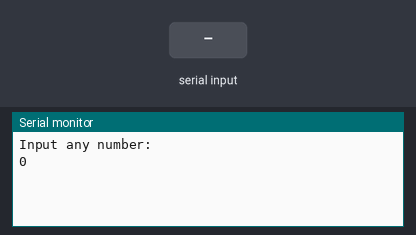
Simulated run of this sketch. Board: Arduino Uno, built with avr-gcc and run on an emulated ATmega328P. Shown: the last lines printed to the serial monitor. The inputs (shaded band) are chosen by the test bench.

Above: at 1.2 s.
1.3 s: "90,45\n" received over Serial
At 2.1 s:
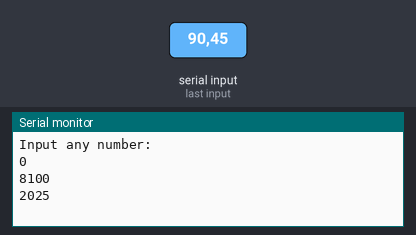
2.8 s: "30,150\n" received over Serial
At 3.3 s:
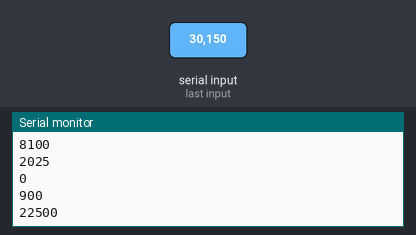
Timing chart, 0 to 5.8 s (numbered marks = the images above; inputs shaded):
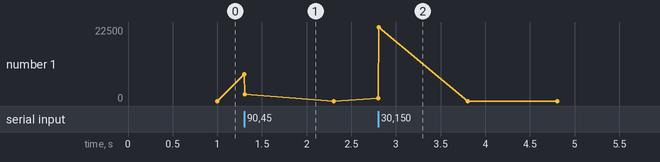

The sketch:

8.ino
```cpp
void setup() {
  // put your setup code here, to run once:
  Serial.begin(9600);
  Serial.println("Input any number: ");
}

void loop() {
  // put your main code here, to run repeatedly:
  int input = Serial.parseInt();
  int squaredInput = sq(input);
  Serial.println(int(squaredInput));

}

/*void setup() {
  Serial.begin(9600);
  Serial.println("Input any number: ");
}

void loop() {
  // put your main code here, to run repeatedly:
  if (Serial.available() > 0) {
    int input = Serial.parseInt();
    int squaredInput = sq(input);
    Serial.println(squaredInput);
  }
}
*/
```

Measured:
- after the input at 1.3 s, the serial monitor: prints a new line at once (image 1)
- after the input at 2.8 s, the serial monitor: prints a new line at once (image 2)
